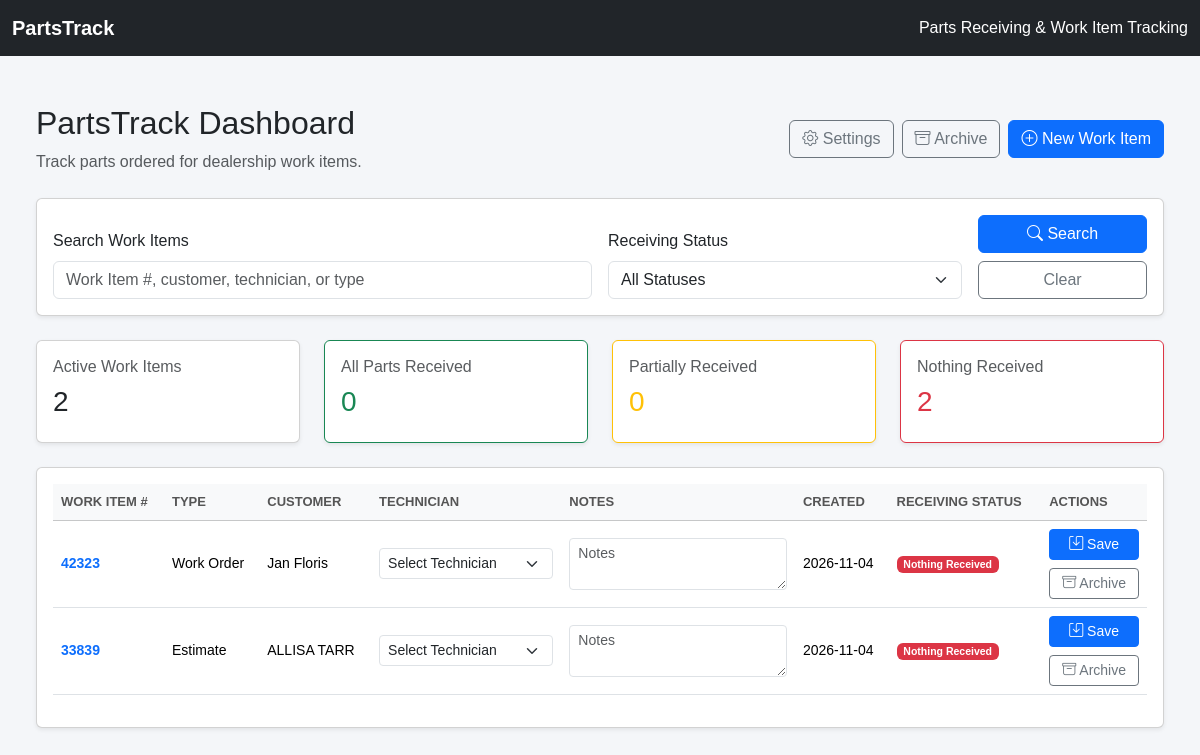
The page / on the database its author committed.
### app/models.py (models this page shows, shortened)
class WorkItem(db.Model):
    id = db.Column(db.Integer, primary_key=True)
    number = db.Column(db.String(50), nullable=False)
    type = db.Column(db.String(50), nullable=False)
    customer = db.Column(db.String(150), nullable=False)
    technician = db.Column(db.String(100), nullable=True)
    notes = db.Column(db.Text, nullable=True)
    is_archived = db.Column(
        db.Boolean,
        default=False,
        nullable=False
    )
    created_at = db.Column(
        db.DateTime,
        default=lambda: datetime.now(timezone.utc),
        nullable=False
    )
    parts_orders = db.relationship(
        "PartsOrder",
        backref="work_item",
        cascade="all, delete-orphan"
    )

### app/routes.py (the view, shortened to what this page needs)
@main.route("/")
def dashboard():
    work_items = WorkItem.query.filter_by(
        is_archived=False
    ).order_by(WorkItem.created_at.desc()).all()
    total_items = len(work_items)
    green_count = 0
    yellow_count = 0
    red_count = 0
    for item in work_items:
        total_ordered = sum(
            part.quantity_ordered
            for order in item.parts_orders
            for part in order.parts
        )
        total_received = sum(
            part.quantity_received
            for order in item.parts_orders
            for part in order.parts
        )
        if total_ordered == 0 or total_received == 0:
            item.receiving_status = "Red"
        elif total_received >= total_ordered:
            item.receiving_status = "Green"
        else:
            item.receiving_status = "Yellow"
        if item.receiving_status == "Green":
            green_count += 1
        elif item.receiving_status == "Yellow":
            yellow_count += 1
        else:
            red_count += 1
    search_query = request.args.get("search", "").strip().lower()
    status_filter = request.args.get("status", "").strip()
    filtered_items = work_items
    if status_filter in ["Red", "Yellow", "Green"]:
        filtered_items = [
            item for item in filtered_items
            if item.receiving_status == status_filter
        ]
    technicians = Technician.query.order_by(
        Technician.name.asc()
    ).all()
    return render_template(
        "dashboard.html",
        work_items=filtered_items,
        total_items=total_items,
        green_count=green_count,
        yellow_count=yellow_count,
        red_count=red_count,
        search_query=search_query,
        status_filter=status_filter,
        technicians=technicians
    )

### app/templates/dashboard.html (shortened to what this page needs)
{% extends "base.html" %}
{% block content %}
<div class="container-fluid mt-4">
    <div class="d-flex justify-content-between align-items-center mb-4">
        <div>
            <h2>PartsTrack Dashboard</h2>
            <p class="text-muted mb-0">
                Track parts ordered for dealership work items.
            </p>
        </div>
        <div class="d-flex gap-2">
            <a href="{{ url_for('main.technician_settings') }}"
            class="btn btn-outline-secondary">
                <i class="bi bi-gear"></i>
                Settings
            </a>
            <a href="{{ url_for('main.archived_work_items') }}"
            class="btn btn-outline-secondary">
                <i class="bi bi-archive"></i>
                Archive
            </a>
            <a href="{{ url_for('main.new_work_item') }}"
            class="btn btn-primary">
                <i class="bi bi-plus-circle"></i>
                New Work Item
            </a>
        </div>
    </div>
    <div class="card shadow-sm mb-4">
        <div class="card-body">
            <form method="GET" action="{{ url_for('main.dashboard') }}">
                <div class="row g-3 align-items-end">
                    <div class="col-md-6">
                        <label for="search" class="form-label">
                            Search Work Items
                        </label>
                        <input type="text"
                               class="form-control"
                               id="search"
                               name="search"
                               placeholder="Work Item #, customer, technician, or type"
                               value="{{ search_query }}">
                    </div>
                    <div class="col-md-4">
                        <label for="status" class="form-label">
                            Receiving Status
                        </label>
                        <select class="form-select"
                                id="status"
                                name="status">
                            <option value="">All Statuses</option>
                        </select>
                    </div>
                    <div class="col-md-2">
                        <button type="submit"
                                class="btn btn-primary w-100 mb-2">
                            <i class="bi bi-search"></i>
                            Search
                        </button>
                        <a href="{{ url_for('main.dashboard') }}"
                           class="btn btn-outline-secondary w-100">
                            Clear
                        </a>
                    </div>
                </div>
            </form>
        </div>
    </div>
    <div class="row mb-4">
        <div class="col-md-3">
            <div class="card shadow-sm">
                <div class="card-body">
                    <h6 class="text-muted">Active Work Items</h6>
                    <h3>{{ total_items }}</h3>
                </div>
            </div>
        </div>
        <div class="col-md-3">
            <div class="card shadow-sm border-success">
                <div class="card-body">
                    <h6 class="text-muted">All Parts Received</h6>
                    <h3 class="text-success">{{ green_count }}</h3>
                </div>
            </div>
        </div>
        <div class="col-md-3">
            <div class="card shadow-sm border-warning">
                <div class="card-body">
                    <h6 class="text-muted">Partially Received</h6>
                    <h3 class="text-warning">{{ yellow_count }}</h3>
                </div>
            </div>
        </div>
        <div class="col-md-3">
            <div class="card shadow-sm border-danger">
                <div class="card-body">
                    <h6 class="text-muted">Nothing Received</h6>
                    <h3 class="text-danger">{{ red_count }}</h3>
                </div>
            </div>
        </div>
    </div>
    <div class="card shadow-sm">
        <div class="card-body">
            <div class="table-responsive">
                <table class="table table-hover align-middle">
                    <thead class="table-light">
                        <tr>
                            <th>Work Item #</th>
                            <th>Type</th>
                            <th>Customer</th>
                            <th>Technician</th>
                            <th>Notes</th>
                            <th>Created</th>
                            <th>Receiving Status</th>
                            <th>Actions</th>
                        </tr>
                    </thead>
                    <tbody>
                        {% for item in work_items %}
                        {% set form_id = "edit_work_item_" ~ item.id %}
                        <tr>
                            <td>
                                <strong>
                                    <a href="{{ url_for('main.work_item_details', item_id=item.id) }}"
                                       class="text-decoration-none">
                                        {{ item.number }}
                                    </a>
                                </strong>
                            </td>
                            <td>{{ item.type }}</td>
                            <td>{{ item.customer }}</td>
                            <td>
                                <select class="form-select form-select-sm"
                                        name="technician"
                                        form="{{ form_id }}"
                                        style="min-width: 160px;">
                                    <option value="">Select Technician</option>
                                </select>
                            </td>
                            <td>
                                <textarea class="form-control form-control-sm"
                                          name="notes"
                                          form="{{ form_id }}"
                                          rows="2"
                                          placeholder="Notes"
                                          style="min-width: 200px;">{{ item.notes or '' }}</textarea>
                            </td>
                            <td>
                                {{ item.created_at.strftime("%Y-%m-%d") }}
                            </td>
                            <td>
                                {% if item.receiving_status == "Green" %}
                                    <span class="badge bg-success">
                                        All Received
                                    </span>
                                {% elif item.receiving_status == "Yellow" %}
                                    <span class="badge bg-warning text-dark">
                                        Partially Received
                                    </span>
                                {% else %}
                                    <span class="badge bg-danger">
                                        Nothing Received
                                    </span>
                                {% endif %}
                            </td>
                            <td>
                                <form id="{{ form_id }}"
                                      method="POST"
                                      action="{{ url_for('main.update_work_item_dashboard', item_id=item.id) }}"
                                      class="mb-2">
                                    <button type="submit"
                                            class="btn btn-sm btn-primary w-100">
                                        <i class="bi bi-save"></i>
                                        Save
                                    </button>
                                </form>
                                <form method="POST"
                                      action="{{ url_for('main.archive_work_item', item_id=item.id) }}"
                                      onsubmit="return confirm('Archive this Work Item?');">
                                    <button type="submit"
                                            class="btn btn-sm btn-outline-secondary w-100">
                                        <i class="bi bi-archive"></i>
                                        Archive
                                    </button>
                                </form>
                            </td>
                        </tr>
                        {% endfor %}
                    </tbody>
                </table>
            </div>
        </div>
    </div>
</div>
{% endblock %}

### app/static/css/style.css (style rules this page uses)
body { background-color: #f4f6f9; font-family: Arial, sans-serif; }
.table th { font-size: 13px; text-transform: uppercase; color: #555; }
.table td { font-size: 14px; }

### rows shown on the page
WorkItem: number "42323", type "Work Order", customer "Jan Floris", notes "Notes", created_at "2026-11-04"
WorkItem: number "33839", type "Estimate", customer "ALLISA TARR", notes "Notes", created_at "2026-11-04"

### other values the page prints
{{ total_items }} "2"
{{ green_count }} "0"
{{ yellow_count }} "0"
{{ red_count }} "2"
